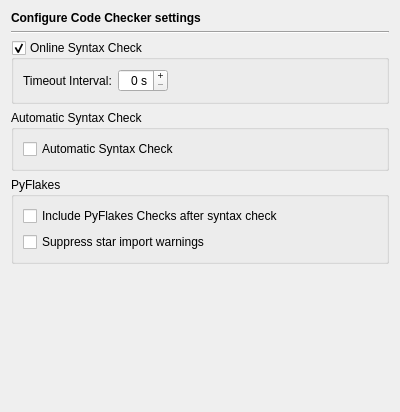
<?xml version="1.0" encoding="UTF-8"?>
<ui version="4.0">
 <class>EditorSyntaxPage</class>
 <widget class="QWidget" name="EditorSyntaxPage">
  <property name="geometry">
   <rect>
    <x>0</x>
    <y>0</y>
    <width>400</width>
    <height>412</height>
   </rect>
  </property>
  <property name="windowTitle">
   <string notr="true"/>
  </property>
  <layout class="QVBoxLayout" name="verticalLayout_2">
   <item>
    <widget class="QLabel" name="headerLabel">
     <property name="text">
      <string>&lt;b&gt;Configure Code Checker settings&lt;/b&gt;</string>
     </property>
    </widget>
   </item>
   <item>
    <widget class="Line" name="line2">
     <property name="frameShape">
      <enum>QFrame::HLine</enum>
     </property>
     <property name="frameShadow">
      <enum>QFrame::Sunken</enum>
     </property>
     <property name="orientation">
      <enum>Qt::Horizontal</enum>
     </property>
    </widget>
   </item>
   <item>
    <widget class="QGroupBox" name="onlineCheckBox">
     <property name="toolTip">
      <string>Select to enable the online syntax checker</string>
     </property>
     <property name="whatsThis">
      <string>&lt;b&gt;Online Syntax Check&lt;/b&gt;&lt;p&gt;Select this to enable syntax checks while typing. The check is performed, if typing is interrupted for the configured timeout period.&lt;/p&gt;</string>
     </property>
     <property name="title">
      <string>Online Syntax Check</string>
     </property>
     <property name="checkable">
      <bool>true</bool>
     </property>
     <layout class="QHBoxLayout" name="horizontalLayout">
      <item>
       <widget class="QLabel" name="label">
        <property name="text">
         <string>Timeout Interval:</string>
        </property>
       </widget>
      </item>
      <item>
       <widget class="QSpinBox" name="onlineTimeoutSpinBox">
        <property name="toolTip">
         <string>Enter the timeout for the online syntax checker</string>
        </property>
        <property name="whatsThis">
         <string>&lt;b&gt;Timeout Interval&lt;/b&gt;&lt;p&gt;Enter the timeout interval for the online syntax check. The check is performed, if typing is interrupted for the configured timeout period.&lt;/p&gt;</string>
        </property>
        <property name="alignment">
         <set>Qt::AlignRight|Qt::AlignTrailing|Qt::AlignVCenter</set>
        </property>
        <property name="buttonSymbols">
         <enum>QAbstractSpinBox::PlusMinus</enum>
        </property>
        <property name="suffix">
         <string> s</string>
        </property>
       </widget>
      </item>
      <item>
       <spacer name="horizontalSpacer">
        <property name="orientation">
         <enum>Qt::Horizontal</enum>
        </property>
        <property name="sizeHint" stdset="0">
         <size>
          <width>205</width>
          <height>20</height>
         </size>
        </property>
       </spacer>
      </item>
     </layout>
    </widget>
   </item>
   <item>
    <widget class="QGroupBox" name="groupBox">
     <property name="title">
      <string>Automatic Syntax Check</string>
     </property>
     <layout class="QHBoxLayout" name="horizontalLayout_2">
      <item>
       <widget class="QCheckBox" name="automaticSyntaxCheckCheckBox">
        <property name="toolTip">
         <string>Select, whether source files should be checked automatically for syntax errors</string>
        </property>
        <property name="whatsThis">
         <string>&lt;b&gt;Automatic Syntax Check&lt;/b&gt;&lt;p&gt;Select to enable the automatic syntax checker. The syntax is checked, when a file is loaded or saved or the programming language of the editor is selected.&lt;/p&gt;</string>
        </property>
        <property name="text">
         <string>Automatic Syntax Check</string>
        </property>
       </widget>
      </item>
     </layout>
    </widget>
   </item>
   <item>
    <widget class="QGroupBox" name="groupBox_2">
     <property name="title">
      <string>PyFlakes</string>
     </property>
     <layout class="QVBoxLayout" name="verticalLayout">
      <item>
       <widget class="QCheckBox" name="includeCheckBox">
        <property name="toolTip">
         <string>Select to include a PyFlakes check after the syntax check</string>
        </property>
        <property name="text">
         <string>Include PyFlakes Checks after syntax check</string>
        </property>
       </widget>
      </item>
      <item>
       <widget class="QCheckBox" name="ignoreStarImportCheckBox">
        <property name="toolTip">
         <string>Select to suppress star import warnings</string>
        </property>
        <property name="text">
         <string>Suppress star import warnings</string>
        </property>
       </widget>
      </item>
     </layout>
    </widget>
   </item>
   <item>
    <spacer name="verticalSpacer">
     <property name="orientation">
      <enum>Qt::Vertical</enum>
     </property>
     <property name="sizeHint" stdset="0">
      <size>
       <width>20</width>
       <height>108</height>
      </size>
     </property>
    </spacer>
   </item>
  </layout>
 </widget>
 <resources/>
 <connections/>
</ui>
